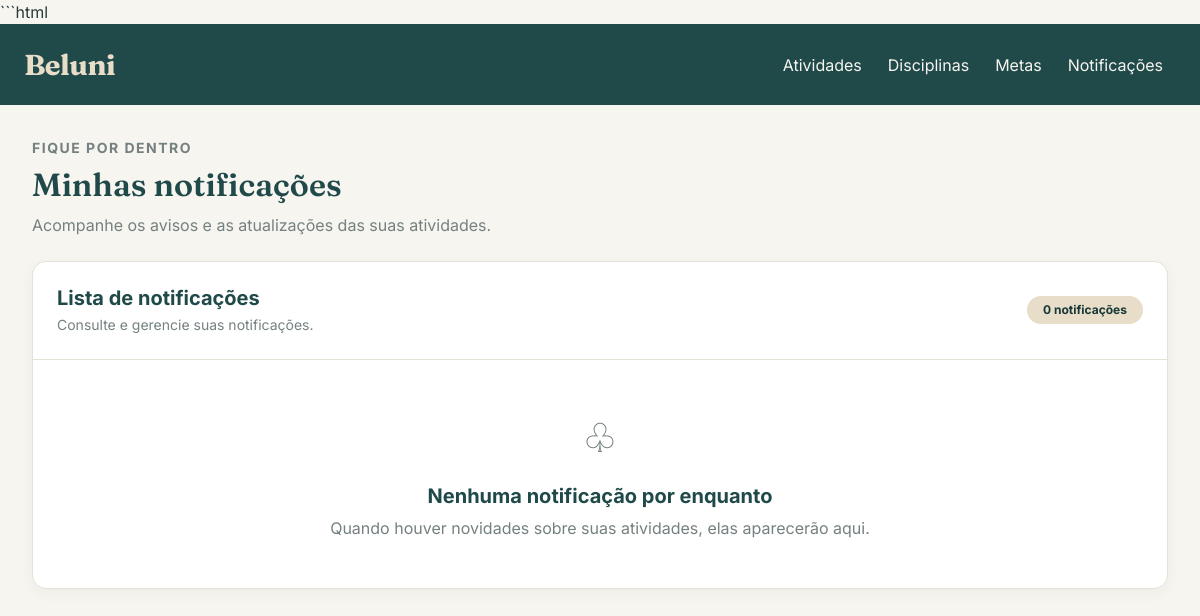
/notificacao/ (signed in), run on an earlier commit of the app's database.
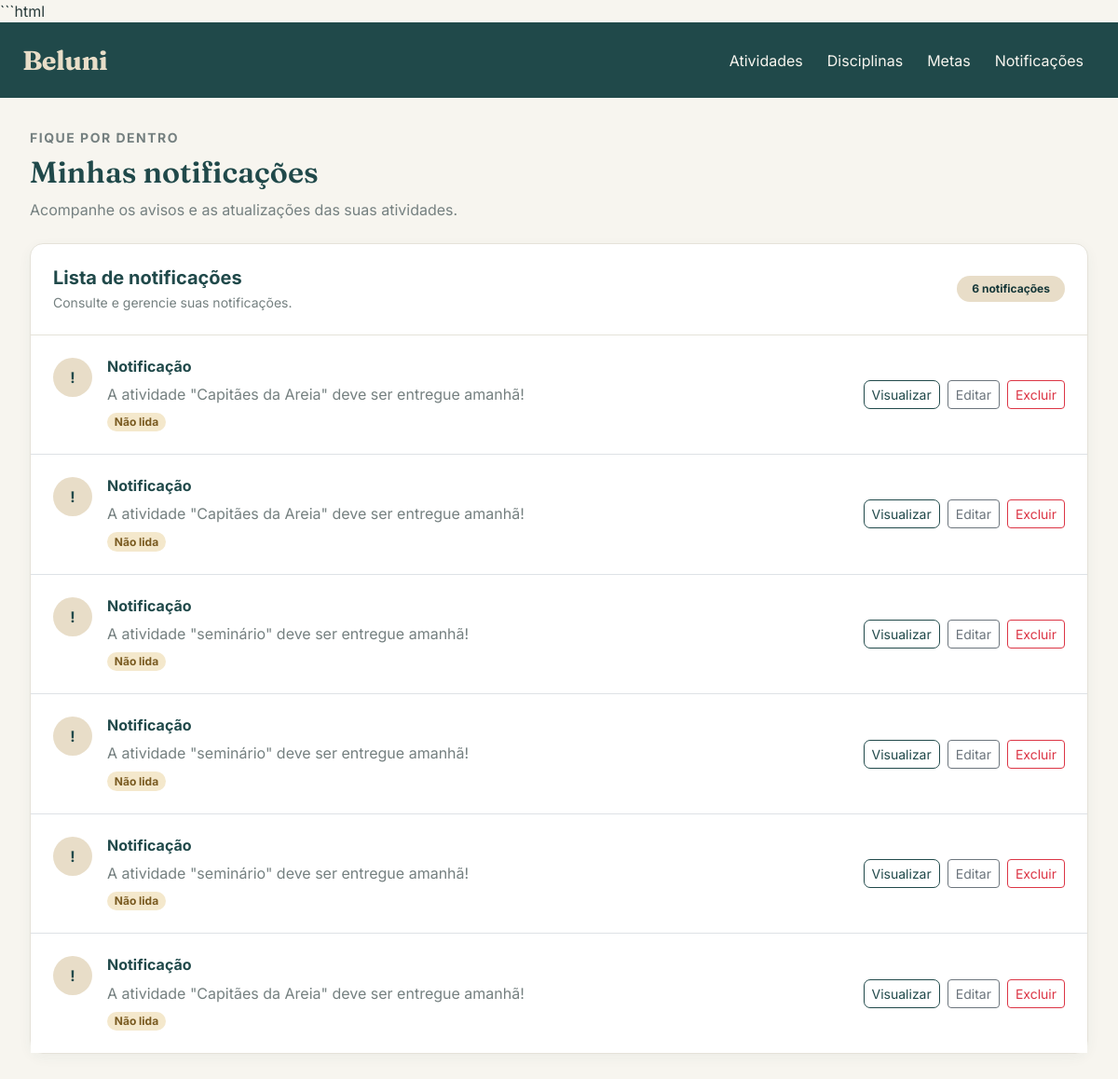
And on a later commit of the database.
### notificacao/models.py (models this page shows, shortened)
class Notificacao(models.Model):
    mensagem = models.CharField(max_length=255)
    estudante = models.ForeignKey(
        Estudante,
        on_delete=models.CASCADE,
        related_name="notificacoes"
    )
    atividade = models.ForeignKey(
        Atividade,
        on_delete=models.CASCADE,
        related_name="notificacoes",
        null=True,
        blank=True
    )
    lida = models.BooleanField(default=False)

### notificacao/views.py (the view)
@login_required
@permission_required('notificacao.view_notificacao')
def listar_notificacoes(request):
    gerar_notificacoes_pendentes(request)
    notificacoes = Notificacao.objects.all()
    return render(
        request,
        'notificacao/listar.html',
        {'notificacoes': notificacoes}
    )

### notificacao/views.py (called while the page is built)
def gerar_notificacoes_pendentes(request):
    hoje = timezone.localdate()
    data_entrega = hoje + timedelta(days=1)
    atividades = Atividade.objects.filter(
        data=data_entrega,
        status__iexact='Pendente'
    )
    estudantes = Estudante.objects.all()
    for atividade in atividades:
        for estudante in estudantes:
            Notificacao.objects.get_or_create(
                estudante=estudante,
                atividade=atividade,
                defaults={
                    'mensagem': (
                        f'A atividade "{atividade.titulo}" '
                        'deve ser entregue amanhã!'
                    )
                }
            )

### notificacao/templates/notificacao/listar.html (shortened to what this page needs)
{% extends 'base.html' %}
{% block conteudo %}
<div class="d-flex flex-wrap justify-content-between align-items-center gap-3 mb-4">
    <div>
        <p class="text-uppercase small fw-bold mb-2"
           style="color: #758080; letter-spacing: 1.5px;">
            FIQUE POR DENTRO
        </p>
        <h1 class="titulo-pagina mb-2">Minhas notificações</h1>
        <p class="text-secondary mb-0">
            Acompanhe os avisos e as atualizações das suas atividades.
        </p>
    </div>
</div>
<div class="card">
    <div class="card-body p-0">
        <div class="d-flex flex-wrap justify-content-between align-items-center gap-2 p-4"
             style="border-bottom: 1px solid #E5E2D9;">
            <div>
                <h5 class="mb-1 fw-bold" style="color: #20494A;">
                    Lista de notificações
                </h5>
                <p class="text-secondary small mb-0">
                    Consulte e gerencie suas notificações.
                </p>
            </div>
            <span class="badge rounded-pill px-3 py-2"
                  style="background-color: #E8DDC8; color: #173839;">
                {{ notificacoes|length }}
                {% if notificacoes|length == 1 %}
                    notificação
                {% else %}
                    notificações
                {% endif %}
            </span>
        </div>
        {% if notificacoes %}
            <div class="list-group list-group-flush">
                {% for notificacao in notificacoes %}
                    <div class="list-group-item p-4">
                        <div class="d-flex flex-column flex-lg-row justify-content-between align-items-lg-center gap-3">
                            <div class="d-flex align-items-start gap-3 flex-grow-1">
                                <div class="rounded-circle d-flex align-items-center justify-content-center flex-shrink-0"
                                     style="width: 42px; height: 42px; background-color: #E8DDC8; color: #20494A;">
                                    <span class="fw-bold">
                                        {% if not notificacao.lida %}
                                            !
                                        {% else %}
                                            ✓
                                        {% endif %}
                                    </span>
                                </div>
                                <div class="flex-grow-1">
                                    <h6 class="fw-bold mb-2"
                                        style="color: #20494A;">
                                        {{ notificacao.titulo|default:"Notificação" }}
                                    </h6>
                                    <p class="text-secondary mb-2">
                                        {{ notificacao.mensagem|default:notificacao }}
                                    </p>
                                    {% if not notificacao.lida %}
                                        <span class="badge rounded-pill"
                                              style="background-color: #F4E8CC; color: #795A20;">
                                            Não lida
                                        </span>
                                    {% else %}
                                        <span class="badge rounded-pill"
                                              style="background-color: #DDECE5; color: #285B46;">
                                            Lida
                                        </span>
                                    {% endif %}
                                </div>
                            </div>
                            <div class="d-flex flex-wrap gap-2">
                                <a href="{% url 'notificacao:visualizar_notificacao' notificacao.pk %}"
                                   class="btn btn-sm btn-outline-primary">
                                    Visualizar
                                </a>
                                <a href="{% url 'notificacao:editar_notificacao' notificacao.pk %}"
                                   class="btn btn-sm btn-outline-secondary">
                                    Editar
                                </a>
                                <a href="{% url 'notificacao:excluir_notificacao' notificacao.pk %}"
                                   class="btn btn-sm btn-outline-danger">
                                    Excluir
                                </a>
                            </div>
                        </div>
                    </div>
                {% endfor %}
            </div>
        {% else %}
            <div class="text-center py-5 px-4">
                <div class="mb-3"
                     style="font-size: 2.5rem; color: #758080;">
                    ♧
                </div>
                <h5 class="fw-bold mb-2" style="color: #20494A;">
                    Nenhuma notificação por enquanto
                </h5>
                <p class="text-secondary mb-0">
                    Quando houver novidades sobre suas atividades,
                    elas aparecerão aqui.
                </p>
            </div>
        {% endif %}
    </div>
</div>
{% endblock %}

### templates/base.html (shortened to what this page needs)
{% load static %}
<!DOCTYPE html>
<html lang="pt-br">
<head>
    <link
        href="https://cdn.jsdelivr.net/npm/bootstrap@5.3.3/dist/css/bootstrap.min.css"
        rel="stylesheet"
    >
</head>
<body>
    <nav class="navbar navbar-expand-lg">
        <div class="container-fluid px-4">
            <a class="navbar-brand" href="{% url 'listar_atividades' %}">
                Beluni
            </a>
            <div class="collapse navbar-collapse" id="menuBeluni">
                <ul class="navbar-nav ms-auto">
                    <li class="nav-item">
                        <a class="menu-link" href="{% url 'listar_atividades' %}">
                            Atividades
                        </a>
                    </li>
                    <li class="nav-item">
                        <a class="menu-link" href="{% url 'listar_disciplinas' %}">
                            Disciplinas
                        </a>
                    </li>
                    <li class="nav-item">
                        <a class="menu-link" href="{% url 'listar_metas' %}">
                            Metas
                        </a>
                    </li>
                    <li class="nav-item">
                        <a class="menu-link" href="{% url 'notificacao:listar_notificacoes' %}">
                            Notificações
                        </a>
                    </li>
                </ul>
            </div>
        </div>
    </nav>
    <main class="container-fluid conteudo">
        {% block conteudo %}
        {% endblock %}
    </main>
</body>
</html>

### templates/base.html (style rules this page uses)
:root { --beluni-petroleo: #20494A; --beluni-petroleo-escuro: #173839; --beluni-areia: #E8DDC8; --beluni-fundo: #F7F5EF; --beluni-branco: #FFFFFF; --beluni-texto: #293B3B; --beluni-secundario: #758080; --beluni-borda: #E5E2D9; }
body { background-color: var(--beluni-fundo); color: var(--beluni-texto); font-family: 'Inter', sans-serif; margin: 0; }
.navbar { background-color: var(--beluni-petroleo); padding: 14px 0; }
.navbar-brand { color: var(--beluni-areia); font-family: 'Fraunces', serif; font-size: 1.8rem; font-weight: 700; letter-spacing: -0.5px; }
.menu-link { color: #F7F5EF; text-decoration: none; padding: 9px 13px; border-radius: 8px; display: block; transition: background-color 0.2s; }
.conteudo { padding: 32px; }
.titulo-pagina { color: var(--beluni-petroleo); font-family: 'Fraunces', serif; font-size: 2rem; font-weight: 600; margin-bottom: 24px; }
.card { background-color: var(--beluni-branco); border: 1px solid var(--beluni-borda); border-radius: 14px; box-shadow: 0 4px 14px rgba(32, 73, 74, 0.05); }
.btn-outline-primary { color: var(--beluni-petroleo); border-color: var(--beluni-petroleo); border-radius: 7px; }
.text-secondary { color: var(--beluni-secundario) !important; }

What changed in the data, as far as the page shows it:
added Notificacao: titulo "Notificação", mensagem "A atividade \"Capitães da Areia\" deve ser entregue amanhã!", lida "Não lida"
added Notificacao: titulo "Notificação", mensagem "A atividade \"Capitães da Areia\" deve ser entregue amanhã!", lida "Não lida"
added Notificacao: titulo "Notificação", mensagem "A atividade \"seminário\" deve ser entregue amanhã!", lida "Não lida"
added Notificacao: titulo "Notificação", mensagem "A atividade \"seminário\" deve ser entregue amanhã!", lida "Não lida"
added Notificacao: titulo "Notificação", mensagem "A atividade \"seminário\" deve ser entregue amanhã!", lida "Não lida"
added Notificacao: titulo "Notificação", mensagem "A atividade \"Capitães da Areia\" deve ser entregue amanhã!", lida "Não lida"
Also different on the page:
{{ notificacoes|length }}: "0" → "6"
text no longer shown: "♧ Nenhuma notificação por enquanto Quando houver novidades sobre suas atividades, elas aparecerão aqui."
